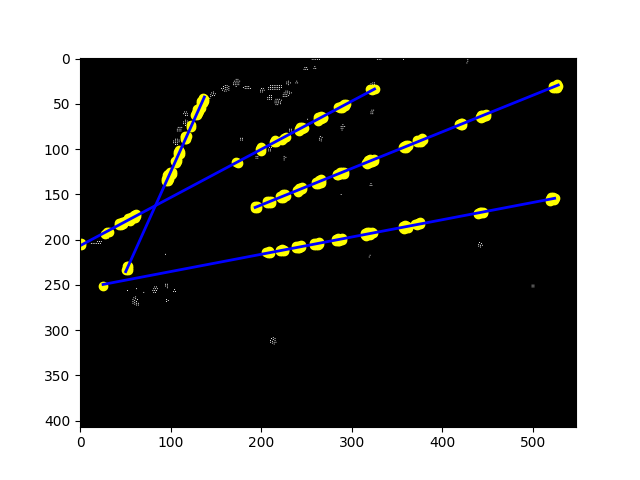

The script that saved this image:
import cv2
import numpy as np
import itertools
import matplotlib.pyplot as plt
from tqdm import tqdm


def random_n_points_pair(points, n):
    idx = np.random.choice(points.shape[0], n, replace=False)
    return np.array(list(itertools.combinations(points[idx], 2)))


def fit_line(points):
    m = np.vstack(points)
    m = np.hstack([m, np.ones((m.shape[0], 1))])
    eigen_values, eigen_vectors = np.linalg.eig(m.T @ m)
    index = np.argmin(eigen_values)
    a, b, c = eigen_vectors[:, index]
    norm = (a**2 + b**2)**0.5
    a, b, c = a / norm, b / norm, c / norm
    return a, b, c

def distance_to_line(p, a, b, c):
    x, y = p
    return abs(a * x + b * y + c)

def ransac_one_iter(all_points, num_point_pairs=1000, threshold=2):
    point_pairs = random_n_points_pair(all_points, num_point_pairs)
    
    # find the line with most inliers
    best_inlier_count = 0
    best_line_inliers = None
    for cur_pair in tqdm(point_pairs):
        a, b, c = fit_line([cur_pair[0], cur_pair[1]])
        cur_inliers = [p for p in all_points if distance_to_line(p, a, b, c) < threshold]
        inlier_count = len(cur_inliers)
        if inlier_count > best_inlier_count:
            best_inlier_count = inlier_count
            best_line_inliers = cur_inliers
    
    # refit the line with all inliers
    a, b, c = fit_line(best_line_inliers)
    all_points = np.array([p for p in all_points if distance_to_line(p, a, b, c) >= threshold])
    return a, b, c, all_points, len(best_line_inliers), best_line_inliers

def ransac(all_points, num_lines, num_point_pairs=300, threshold=2):
    all_lines = []
    for _ in range(num_lines):
        a, b, c, all_points, num_inliers, inliers = ransac_one_iter(all_points, num_point_pairs, threshold)
        all_lines.append([a, b, c, num_inliers, inliers])
    return all_lines
    
def get_y_from_x(x, a, b, c):
    return -(a * x + c) / b

if __name__ == "__main__":
    # load image and keypoints
    image = cv2.imread('/home/haohang/CS-558/hw2/result/keypoint.png', 0)
    y, x = np.where(image > 0)
    x, y = x.astype(np.float32), y.astype(np.float32)
    
    # ransac
    all_points = np.stack([x, y], axis=1)
    result = ransac(all_points, 4, 300, 2)
   
    # plot
    plt.imshow(image, cmap='gray')
    for cur_r in result:
        a, b, c, _, inliers = cur_r
        x, y = np.stack(inliers, axis=1)
        line_x = np.arange(x.min(), x.max(), 0.1)
        line_y = get_y_from_x(line_x, a, b, c)
        plt.scatter(x, y, color='yellow')
        plt.plot(line_x, line_y, color='blue', linewidth=2)
    plt.savefig('ransac.png')
    
